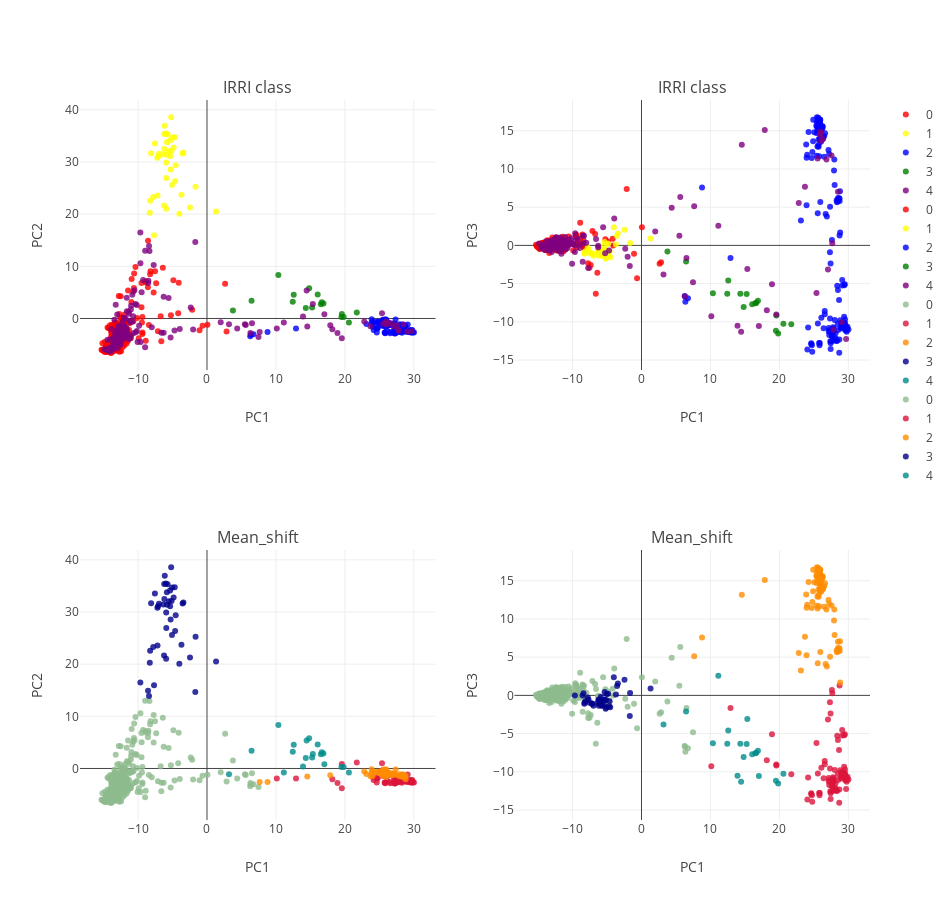

The cell this chart's notebook holds for it:
### Markdown cell above
#### ii. Structure and classification

Analyse structure in data set as conveyed by PCA.

### Code cell
###
from structure_tools.Tutorial_subplots import plot_global_classes


plot_global_classes(feats,
                    code_lib,
                    label_select,
                    color_groups,
                    PCA_color_ref,
                    title_I= 'IRRI class',
                    title_II= 'Mean_shift',height= 900, width= 950)
